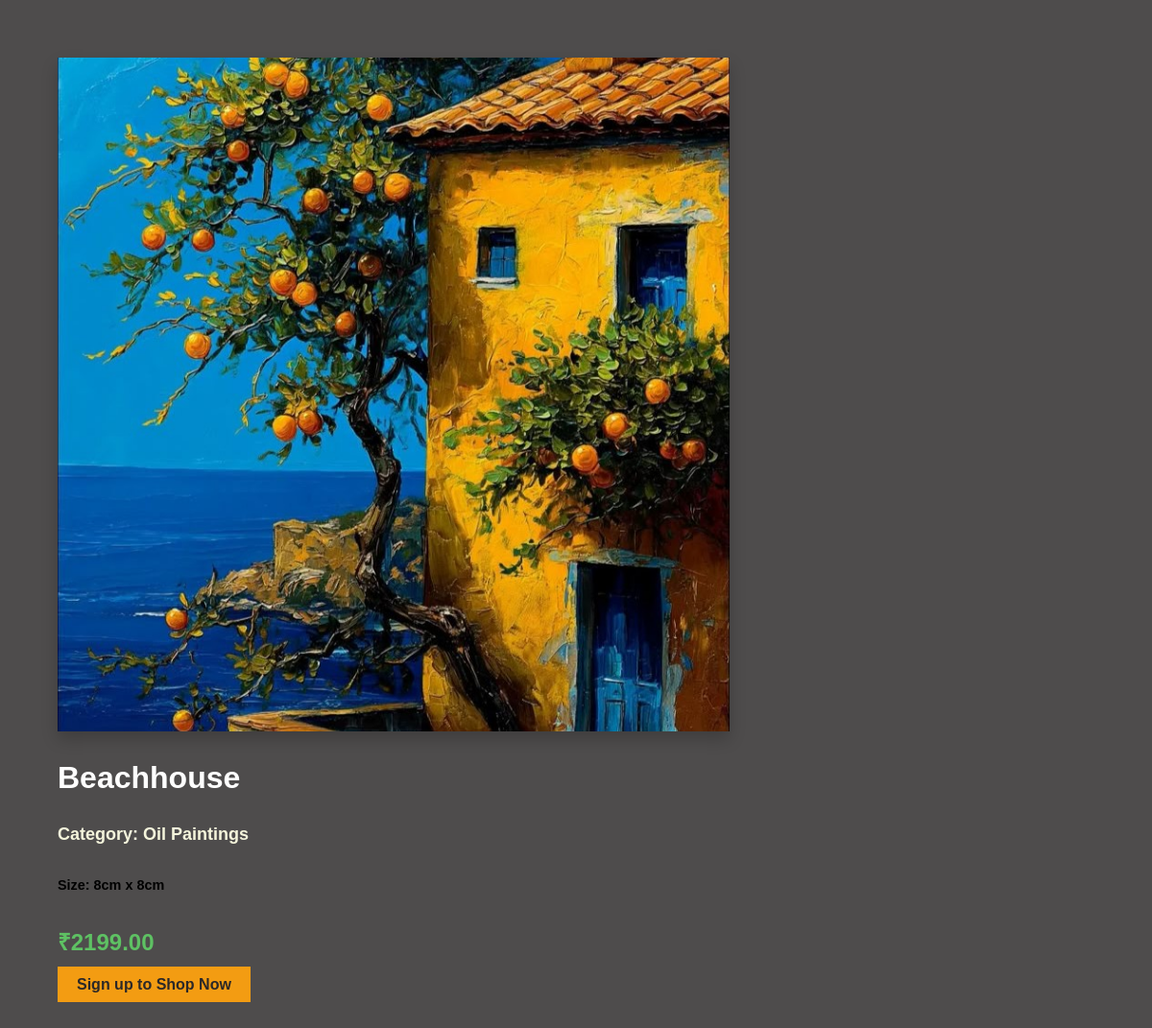
/shopnow/17/, run on an earlier commit of the app's database.
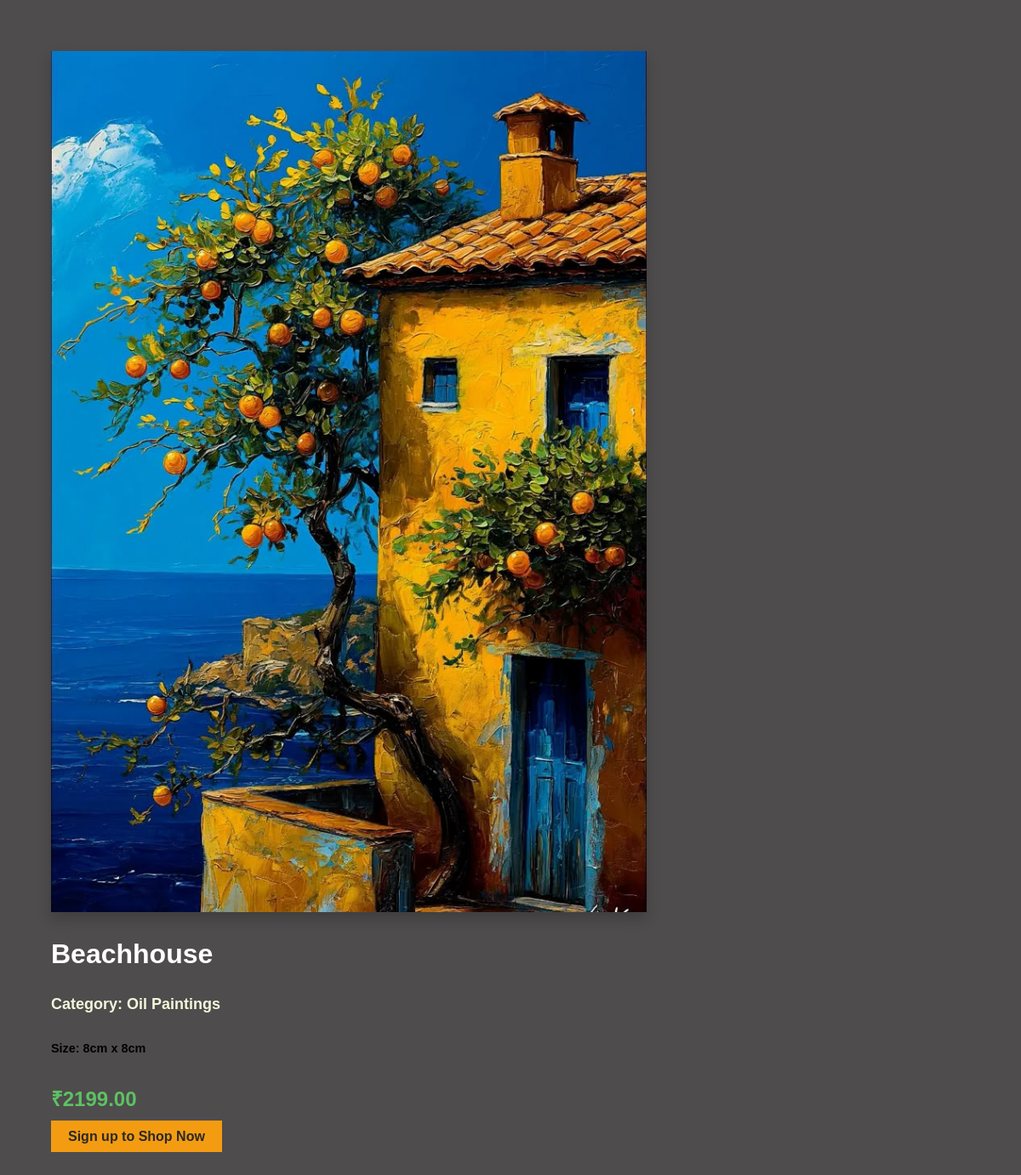
And on a later commit of the database.
### paintings/models.py (models this page shows, shortened)
class Artwork(models.Model):
    CATEGORY_CHOICES = [
        ('Sketches', 'Sketches'),
        ('Portraits', 'Portraits'),
        ('Oil Paintings', 'Oil Paintings'),
        ('Digital Art', 'Digital Art'),
    ]
    title = models.CharField(max_length=200)
    image = models.ImageField(upload_to='artworks/')
    thumbnail_2 = models.ImageField(upload_to='artworks/', blank=True, null=True)
    thumbnail_3 = models.ImageField(upload_to='artworks/', blank=True, null=True)
    thumbnail_4 = models.ImageField(upload_to='artworks/', blank=True, null=True)
    category = models.CharField(max_length=50, choices=CATEGORY_CHOICES)
    price = models.DecimalField(max_digits=10, decimal_places=2)
    height = models.PositiveIntegerField(help_text="Height in cm")
    width = models.PositiveIntegerField(help_text="Width in cm")
    description = models.TextField(blank=True, null=True)

### paintings/views.py (the view)
# urls.py: path('shopnow/<int:artwork_id>/', views.shopnow, name='shopnow'),
def shopnow(request, artwork_id):
    artwork = get_object_or_404(Artwork, id=artwork_id)
    return render(request, 'shopnow.html', {'artwork': artwork})

### paintings/templates/shopnow.html (shortened to what this page needs)
{% load static %}
<!DOCTYPE html>
<html>
<head>
    <link href="{% static 'css/shopnow.css' %}" rel="stylesheet">
    <link rel="stylesheet" href="https://cdn.jsdelivr.net/npm/swiper@11/swiper-bundle.min.css" />
</head>
<body>
    <div class="container my-5">
        <div class="row g-5">
            <div class="col-md-6">
                <img src="{{ artwork.image.url }}" class="img-fluid rounded shadow-sm">
            </div>
            <div class="col-md-6">
                <h2 class="mb-3">{{ artwork.title }}</h2>
                <h5 class="text-muted">Category: {{ artwork.category }}</h5>
                <h6 class="text-muted" style="font-size: 0.9rem;">Size: {{ artwork.height }}cm x {{ artwork.width }}cm</h6>
                <h4 class="text-success fw-bold mb-3">₹{{ artwork.price }}</h4>
                {% if request.session.user_id %}
                    <a href="{% url 'checkout' %}" class="btn btn-primary">Shop Now</a>
                {% else %}
                    <a href="{% url 'signup' %}" class="btn btn-primary">Sign up to Shop Now</a>
                {% endif %}
            </div>
        </div>
    </div>
</body>
</html>

What changed in the data, as far as the page shows it:
changed Artwork "Beachhouse": image: a different picture
